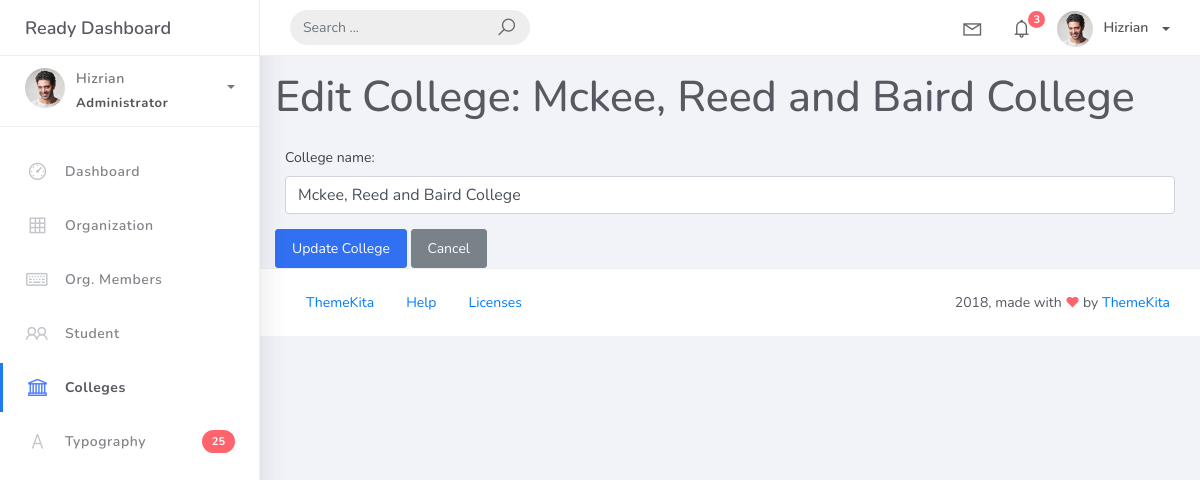
The app's page /colleges/1/ with its own data.
### studentorg/models.py (models this page shows, shortened)
class BaseModel(models.Model):
    created_at = models.DateTimeField(auto_now_add=True, db_index=True)
    updated_at = models.DateTimeField(auto_now=True)
    class Meta:
        abstract = True

class College(BaseModel):
    college_name = models.CharField(max_length=150)

### studentorg/views.py (the view)
# urls.py: path('colleges/<int:pk>/', views.CollegeUpdateView.as_view(), name='college-update'),
class CollegeUpdateView(UpdateView):
    model = College
    form_class = CollegeForm
    template_name = 'college_edit.html'
    success_url = reverse_lazy('college-list')

### studentorg/forms.py
class CollegeForm(ModelForm):
    class Meta:
        model = College
        fields = "__all__"

### templates/college_edit.html (shortened to what this page needs)
{% extends 'base.html' %}
{% load widget_tweaks %}
{% block content %}
<div class="container mt-4 pt-5">
    <h2>Edit College: {{ college.college_name }}</h2>
    <form method="post">
        {% for field in form %}
        <div class="form-group">
            {{ field.label_tag }}
            {% render_field field class="form-control" %}
        </div>
        {% endfor %}
        <button type="submit" class="btn btn-primary">Update College</button>
        <a href="{% url 'college-list' %}" class="btn btn-secondary">Cancel</a>
    </form>
</div>
{% endblock %}

### records on screen
College: college_name "Mckee, Reed and Baird College", college_name "Mckee, Reed and Baird College"

### other values on screen
{{ field.label_tag }} "College name:"
